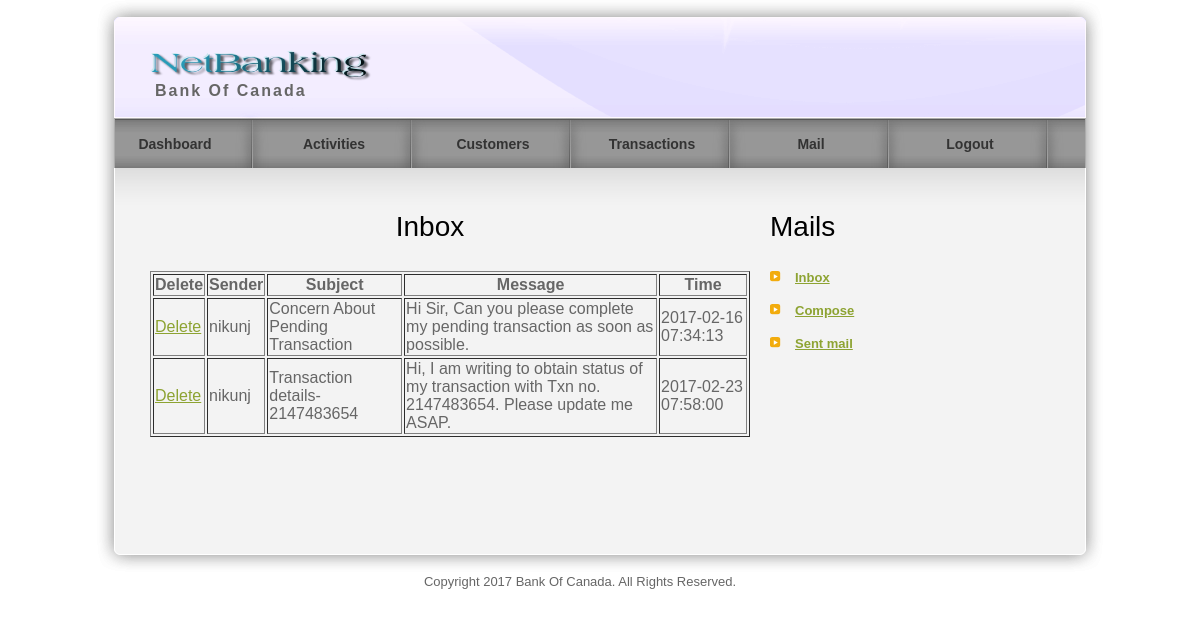
Screenshot of /mailinbox.php (signed in) with the database file from the repository.
### tables this page shows
CREATE TABLE `mail` (
  `mailid` int(10) NOT NULL,
  `subject` varchar(250) NOT NULL,
  `message` text NOT NULL,
  `mdatetime` datetime NOT NULL,
  `senderid` varchar(25) NOT NULL,
  `reciverid` varchar(25) NOT NULL
);

### mailinbox.php (the view, shortened to what this page needs)
<?php
include("header.php");
if(isset($_SESSION["empid"])){
	$result = mysql_query("SELECT * FROM mail where reciverid='admin'");
}else{
	$result = mysql_query("SELECT * FROM mail where reciverid='$_SESSION[loginid]'");
}
?>
     <div id="templatemo_main">
  <div align="center"><span class="main_top"></span>
  </div>
  <div id="templatemo_content">
     		 <h2 align="center">Inbox</h2>
         <table width="600" border="1">
              <?php
		 echo " <tr>";
                echo " <th scope='col' width='45' >Delete</th>";
                echo " <th scope='col'>Sender</th>";
                echo " <th scope='col'>Subject</th>";
                echo " <th scope='col'>Message</th>";
				echo " <th scope='col'>Time</th>";
                echo " </tr>";
         		while($row = mysql_fetch_array($result))
  				{
    			echo " <tr>";
                echo " <td scope='col'><a href='mailinbox.php?mailid=$row[mailid]'>Delete</a></td>";
                echo " <td scope='col'>$row[senderid]</td>";
                echo " <td scope='col'>$row[subject]</td>";
                echo " <td scope='col'>$row[message]</td>";
                echo " <td scope='col'>$row[mdatetime]</td>";
                echo " </tr>";
  				}
?>
      </table>
<div class="cleaner_h50"></div>
        </div>
            <div id="templatemo_sidebar">
              <?php
			include("custsidebar.php");
                ?>
              <div class="cleaner_h40"></div>
                <h2>&nbsp;</h2>
</div>
     </div>
    <div id="templatemo_main_bottom"></div>
    <?php
	include("footer.php");
	?>

### templatemo_style.css (style rules this page uses)
body { margin: 0px; padding: 0px; color: #666; font-family: Helevetica,Arial,sans-serif; font-size: 13px; line-height:1.5em; background-color: #fff; background-repeat: repeat-x; }
a, a:link, a:visited { color: #8da332; }
h2 { font-size: 28px; font-weight: normal; line-height: 28px; margin: 0 0 30px 0; padding: 0; color: #000; }
.cleaner_h40 { clear: both; width:100%; height: 40px; }
.cleaner_h50 { clear: both; width:100%; height: 50px; }
#templatemo_main { position: relative; width: 900px; padding: 45px 55px; background: url(images/templatemo_content.png) repeat-y; }
#templatemo_main .main_top { position: absolute; top: 0; left: 20px; width: 970px; height: 45px; background: url(images/templatemo_content_top.png) no-repeat; }
#templatemo_main_bottom { width: 1010px; height: 40px; background: url(images/templatemo_content_bottom.png) no-repeat; }
#templatemo_content { float: left; width: 560px; }
#templatemo_sidebar { float: right; width: 280px; }

### rows the page displays
mail: senderid "nikunj", subject "Concern About Pending Transaction", message "Hi Sir, Can you please complete my pending transaction as soon as possible.", mdatetime "2017-02-16 07:34:13"
mail: senderid "nikunj", subject "Transaction details-2147483654", message "Hi, I am writing to obtain status of my transaction with Txn no. 2147483654. Please update me ASAP.", mdatetime "2017-02-23 07:58:00"
